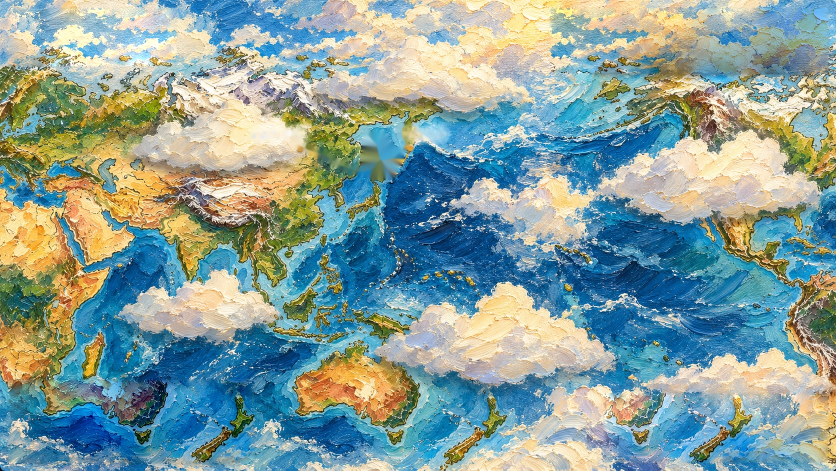
#> input picture assets/oil/oil_map_clean.webp, 1672 x 941 px (shown at 1/2 size)
$ python prepare_oil_ui.py
#> lines starting #> are read from the running program, lines starting #| are printed output that depends on the picture
#!/usr/bin/env python3
"""Bake oil-impasto UI materials from the EXISTING approved Vela painting.

Every panel is a transparent texture with palette-knife edges, not a screenshot:
all texts, data and gestures are live Flutter widgets layered above the paint.
Run in CI on both targets immediately after prepare_oil_atlas.py.
"""
from pathlib import Path
import random
import math
from PIL import Image, ImageDraw, ImageFilter, ImageEnhance, ImageOps

ROOT = Path(__file__).resolve().parents[1]
SOURCE = ROOT / "assets/oil/oil_map_clean.webp"
OUT = ROOT / "assets/oil/ui"
OUT.mkdir(parents=True, exist_ok=True)
C = (246, 230, 196)
D = (194, 163, 130)
H = (255, 253, 225)

def canvas(size, seed):
    # The former randomly cropped map included dark land/sky and introduced
    # hundreds of evenly spaced horizontal hatches (woodgrain, not oil paint).
    # Sample a proven text-free thick cloud and preserve its palette-knife
    # luminance ridges as genuine warm ivory pigment.
#> called with size = (384, 384), seed = 39011
    src = Image.open(SOURCE).convert("RGB")
#> src is the input picture: PIL image 1672x941 RGB; mean R, G, B 134.7, 158.5, 154.2
    cloud = src.crop((798, 545, 1190, 755))
    original = ImageOps.fit(cloud, size,
                            method=Image.Resampling.LANCZOS).convert("L")
    original = ImageEnhance.Contrast(original).enhance(1.33)
    pigment = ImageOps.colorize(
        original,
        black=(174, 150, 126), mid=(242, 219, 180),
        white=(255, 249, 224),
        blackpoint=30, whitepoint=239, midpoint=120)
    return ImageEnhance.Sharpness(pigment).enhance(1.26).convert("RGBA")


def tile():
    im = canvas((384,384), 39011)
    # Deliberately pronounced palette-knife pigment, but no repeated hatch.
    im.convert("RGB").save(OUT/"oil_canvas.webp", "WEBP",quality=91,method=5)

def mask_plaque(w,h,radius,seed):
    rng = random.Random(seed)
    m = Image.new("L",(w,h),0)
    d = ImageDraw.Draw(m)
    pad = max(11,int(h*.065))
    d.rounded_rectangle((pad,pad,w-pad-1,h-pad-1),
                        radius=radius,fill=255)
    # Lumped overpaint at the edge. The border is chunky and imperfect.
    for side in range(4):
        span = (w if side in (0,2) else h)
        for i in range(0,span,7):
            k=rng.randint(3,13)
            if side==0:
                x,y=i,pad+rng.randint(-5,3)
            elif side==2:
                x,y=i,h-pad+rng.randint(-3,5)
            elif side==1:
                x,y=w-pad+rng.randint(-5,3),i
            else:
                x,y=pad+rng.randint(-3,5),i
            d.ellipse((x-k//2,y-k//2,x+k//2,y+k//2),fill=255)
    return m.filter(ImageFilter.GaussianBlur(.7))

def plaque(name,size,seed,radius,round_button=False,dark_button=False):
    w,h=size
    rng=random.Random(seed)
    material=canvas(size,seed)
    if dark_button:
        material=ImageOps.colorize(ImageOps.grayscale(material),
            black=(12,28,59),white=(57,92,155)).convert("RGBA")
    alpha=Image.new("L",size,0)
    if round_button:
        d=ImageDraw.Draw(alpha)
        cx,cy=w//2,h//2
        d.ellipse((12,12,w-12,h-12),fill=255)
        for i in range(150):
            ang=rng.random()*math.tau
            rad=min(w,h)*(.45 + rng.random()*.045)
            x=cx+math.cos(ang)*rad
            y=cy+math.sin(ang)*rad
            rr=rng.randrange(4,12)
            d.ellipse((int(x-rr),int(y-rr),int(x+rr),int(y+rr)),fill=255)
        alpha=alpha.filter(ImageFilter.GaussianBlur(.9))
    else:
        alpha=mask_plaque(w,h,radius,seed)
    # Carved deep shadow under lighter paint, with an embossed rim.
    expanded=alpha.filter(ImageFilter.MaxFilter(13))
    inner=Image.new("RGBA",size,(0,0,0,0))
    dark=Image.new("RGBA",size,(*D,255));dark.putalpha(expanded)
    inner.alpha_composite(dark)
    paper=material.copy();paper.putalpha(alpha)
    inner.alpha_composite(paper)
    d=ImageDraw.Draw(inner,"RGBA")
    if round_button:
        d.ellipse((24,22,w-24,h-24),
                  outline=(255,254,229,215),width=5)
    else:
        d.rounded_rectangle((18,15,w-18,h-16),radius=radius,
                            outline=(255,255,237,200),width=6)
    # Organic little edge heaps catch light. No straight ornamental lines.
    for j in range(int((w+h)*.18)):
        x=rng.randrange(12,w-12); y=rng.randrange(10,h-10)
        if rng.random()<.67 and (min(x,w-x)<35 or min(y,h-y)<30):
            d.ellipse((x,y,x+rng.randrange(3,13),
                       y+rng.randrange(2,7)),
                      fill=(255,251,230,rng.randrange(90,180)))
    inner.save(OUT/name, "PNG", optimize=True)

def main():
    if not SOURCE.is_file():
        raise SystemExit("Approved oil art is required to build painted Vela UI")
    tile()
    # The previous cloud_beijing.png had literal BEIJING lettering painted
    # into the moving sprite. Never ship text as a moving cloud again.
    # Mirror the text-free northern cloud to make a distinct clean layer.
    north = Image.open(ROOT / "assets/oil/clouds/cloud_north.png").convert("RGBA")
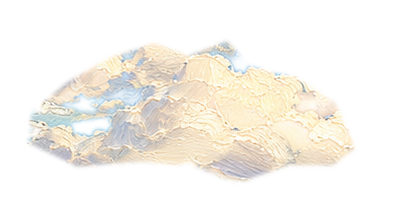
#> input picture assets/oil/clouds/cloud_north.png, 396 x 214 px
#> north is the input picture: PIL image 396x214 RGBA; mean R, G, B, A 201.1, 196.6, 177.6, 73.2
    clean = ImageOps.mirror(north).resize((444, 211),
        Image.Resampling.LANCZOS)
    clean.save(ROOT / "assets/oil/clouds/cloud_beijing_clean.png",
        "PNG", optimize=True)
    # The southeast source also contains three cut-off circular HUD controls
    # at its lower edge. Make a second clean independent brushwork sprite.
    east = Image.open(ROOT / "assets/oil/clouds/cloud_east.png").convert("RGBA")
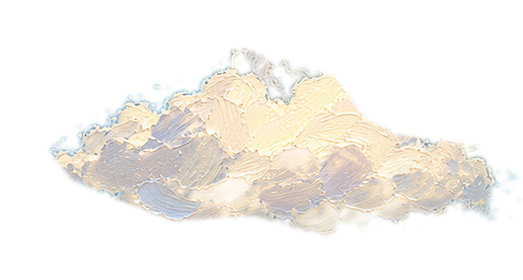
#> input picture assets/oil/clouds/cloud_east.png, 523 x 280 px
#> east is the input picture: PIL image 523x280 RGBA; mean R, G, B, A 145.5, 163.9, 156, 65.6
    southeast = ImageOps.mirror(east).resize((421, 180),
        Image.Resampling.LANCZOS)
    southeast.save(ROOT / "assets/oil/clouds/cloud_southeast_clean.png",
        "PNG", optimize=True)
    plaque("connection_plaque.png",(860,234),39012,58)
#> in plaque, `alpha=Image.new("L",size,0)`: alpha: PIL image 860x234 L; every value is 0
#> in plaque, `inner=Image.new("RGBA",size,(0,0,0,0))`: inner: PIL image 860x234 RGBA; every value is 0
    plaque("speed_plaque.png",(740,230),39013,56)
#> call 2 of plaque, with name = 'speed_plaque.png', size = (740, 230), seed = 39013, radius = 56, round_button = False, dark_button = False
#> in plaque (call 2), `alpha=Image.new("L",size,0)`: alpha: PIL image 740x230 L; every value is 0
#> in plaque (call 2), `inner=Image.new("RGBA",size,(0,0,0,0))`: inner: PIL image 740x230 RGBA; every value is 0
#> in plaque (call 2), `inner.save(OUT/name, "PNG", optimize=True)`:
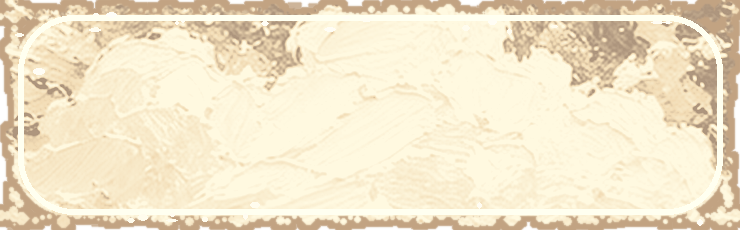
#> saved as speed_plaque.png: PIL image 740x230 RGBA; mean R, G, B, A 239.6, 226.7, 198.6, 247; transparent parts drawn white
    plaque("paint_medallion.png",(200,200),39014,92,True)
#> call 3 of plaque, with name = 'paint_medallion.png', size = (200, 200), seed = 39014, radius = 92, round_button = True, dark_button = False
#> call 4 of canvas, with size = (200, 200), seed = 39014
#> in canvas (call 4), `original = ImageEnhance.Contrast(original).enhance(1.33)`:
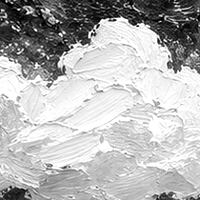
#> original: PIL image 200x200 L; min 0, max 255, mean 181.5
#> in canvas (call 4), `return ImageEnhance.Sharpness(pigment).enhance(1.26).convert("RGBA")`:
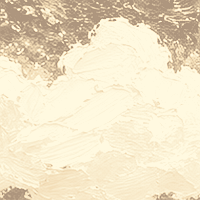
#> returned value: PIL image 200x200 RGBA; mean R, G, B, A 238.9, 226.2, 198.1, 255
#> in plaque (call 3), `alpha=Image.new("L",size,0)`: alpha: PIL image 200x200 L; every value is 0
#> in plaque (call 3), `expanded=alpha.filter(ImageFilter.MaxFilter(13))`:
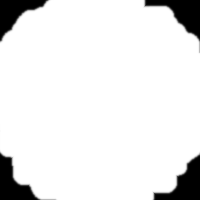
#> expanded: PIL image 200x200 L; min 0, max 255, mean 231.6
#> in plaque (call 3), `inner=Image.new("RGBA",size,(0,0,0,0))`: inner: PIL image 200x200 RGBA; every value is 0
#> in plaque (call 3), `dark = Image.new('RGBA', size, (*D, 255))`:
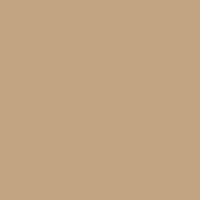
#> dark: PIL image 200x200 RGBA; mean R, G, B, A 194, 163, 130, 255
    plaque("power_medallion.png",(200,200),39015,92,True,True)
    # Always verify the alpha-supported material is not blank.
    for filename in ("connection_plaque.png","speed_plaque.png",
                     "paint_medallion.png","power_medallion.png"):
        im=Image.open(OUT/filename)
        assert im.mode=="RGBA" and im.getextrema()[3][0]==0
        assert im.getextrema()[3][1]>=250
    print("Vela impasto UI materials generated:", *(p.name for p in OUT.iterdir()))

if __name__=="__main__":
    main()
